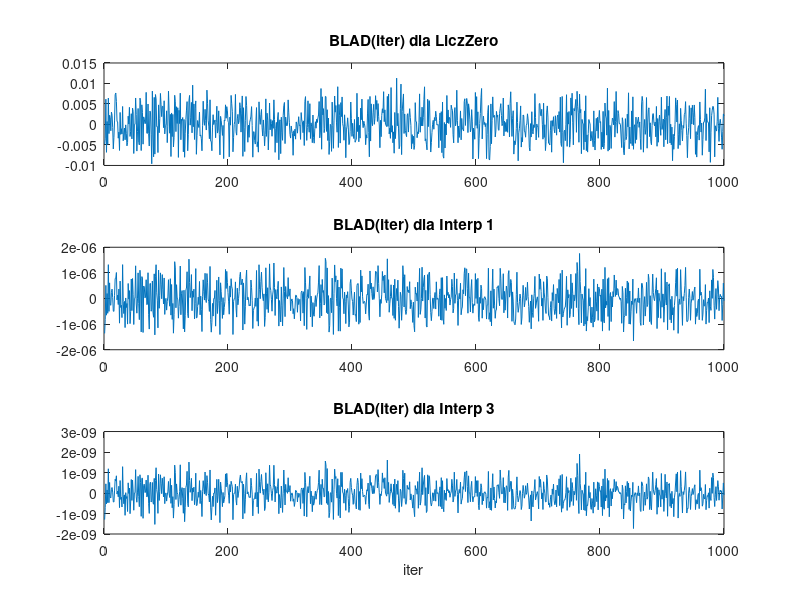
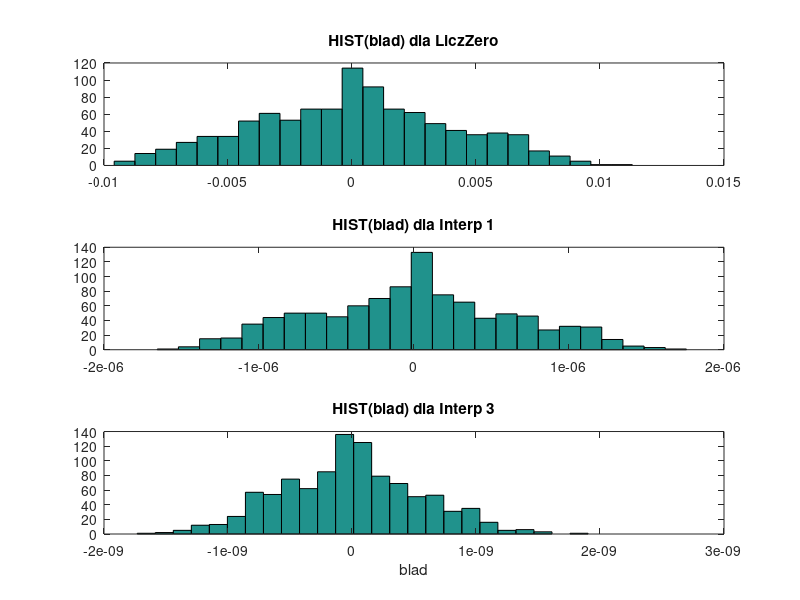

Write the MATLAB code that produced these figures, in order.
% equnonlin_sinperiod.m
clear all; close all;

L = 1000;                          % liczba powtorzen testu
dt = 0.01;                         % okres probkowania
t = -0.25 : dt : 1.25;             % chwile pobieranie probek, 1.5 okresu danych

for i = 1 : L                      % PETLA GLOWNA
  
  % sygnal
  T = 1 + 0.05*randn;                     % losowa wartosc okresu w okolicy 1 sekundy
  w = 2*pi*(1/T);                         % 2*pi*czestotliwosc
  y = sin( w*t + 2*pi*0.05*randn );       % zbior probek danych 

  % Proste zliczanie                      % od ZBOCZA-+ 1 do ZBOCZA-+ 2
  ys = sign(y);  yz = diff(ys);           % znak, roznica znaku
  iz = find( yz>0 );                      % indeksy skoku wartosci "-" --> "+" 
  count = iz(2)-iz(1);  Tep = count*dt;   % estymata 1
  
  % Interpolacja pierwszego stopnia       % na ZBOCZU-+ 1 i ZBOCZU-+ 2, potem roznica 
  y1 = y(iz(1));      y2=y(iz(1)+1);      % y1=ostatnia ujemna, y2=pierwsza dodatnia
  dt1 = dt*y2/(y2-y1);                    % liniowa interpolacja czasu ZBOCZA 1
  y1 = y(iz(2));      y2=y(iz(2)+1);      % y1=ostatnia ujemna, y2=pierwsza dodatnia
  dt2 = dt-dt*y2/(y2-y1);                 % liniowa interpolacja czasu ZBOCZA 2
  Tei = (count-1)*dt + dt1 + dt2;         % estymata 2

  % Interpolacja trzeciego stopnia        % na ZBOCZU-+ 1 i ZBOCZU-+ 2, potem roznica
  p = polyfit(-1:2,y(iz(1)-1:iz(1)+2),3); % wsp. wielomianu na 3 punktach ZBOCZA 1
  r = roots(p);  ir = find(imag(r)==0);   % miejsca zerowe wielomianu, tylko real
  ic = find(r(ir)>=0 & r(ir)<=1);         % tylko w przedz. [0,1]
  dt1 = dt*(1-r(ic));                     % szescienna interpolacja czasu ZBOCZA 1
  p = polyfit(-1:2,y(iz(2)-1:iz(2)+2),3); % wielomian na 3 punktach ZBOCZA 2
  r = roots(p);  ir=find(imag(r)==0);     % miejsca zerowe wielomianu, tylko real
  ic = find(r(ir)>=0 & r(ir)<=1);         % tylko w przedz. [0,1]
  dt2 = dt*r(ic);                         % szescienna interpolacja czasu ZBOCZA 1
  Tea = (count-1)*dt+dt1+dt2;             % estymata 3
  
  % Zapamietanie wynikow
  Tref(i)=T;
  Tp(i) = Tep; Ti(i) = Tei; Ta(i) = Tea;
end
dTp = (Tp-Tref) ./ Tref;            % Blad metoda 1: przejscia przez zero
dTi = (Ti-Tref) ./ Tref;            % Blad metoda 2: interpolacja liniowa
dTa = (Ta-Tref) ./ Tref;            % Blad metoda 3: interpolacja szescienna
figure;
subplot(311); plot( dTp ); title( 'BLAD(iter) dla LiczZero' );
subplot(312); plot( dTi ); title( 'BLAD(iter) dla Interp 1' );
subplot(313); plot( dTa ); title( 'BLAD(iter) dla Interp 3' ); xlabel('iter'); pause
figure;
subplot(311); hist(dTp, 25); title( 'HIST(blad) dla LiczZero' );
subplot(312); hist(dTi, 25); title( 'HIST(blad) dla Interp 1' );
subplot(313); hist(dTa, 25); title( 'HIST(blad) dla Interp 3' ); xlabel('blad'); pause
